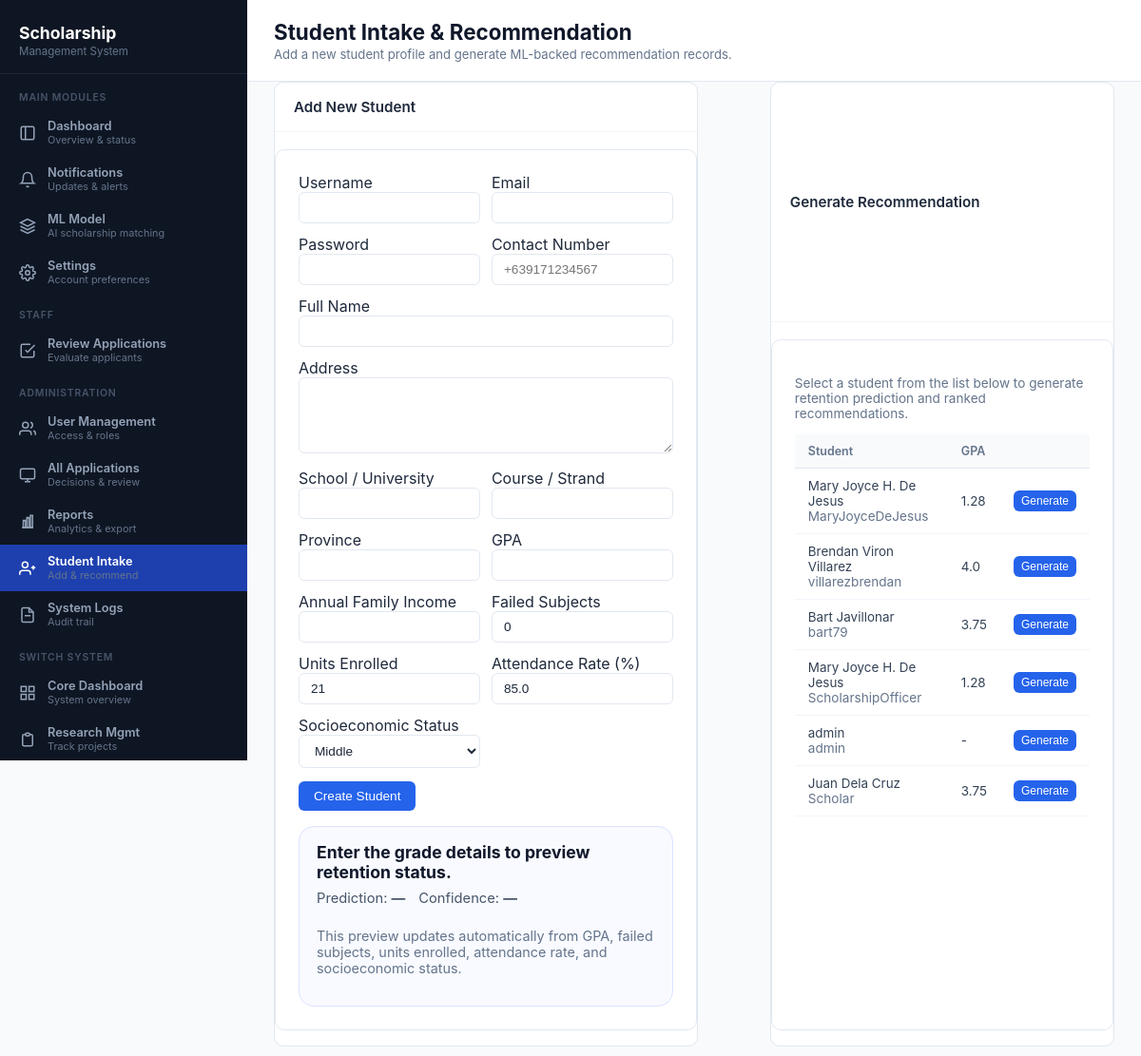
The app's page /scholarshipmanagement/admin/student-intake/ (signed in), older data.
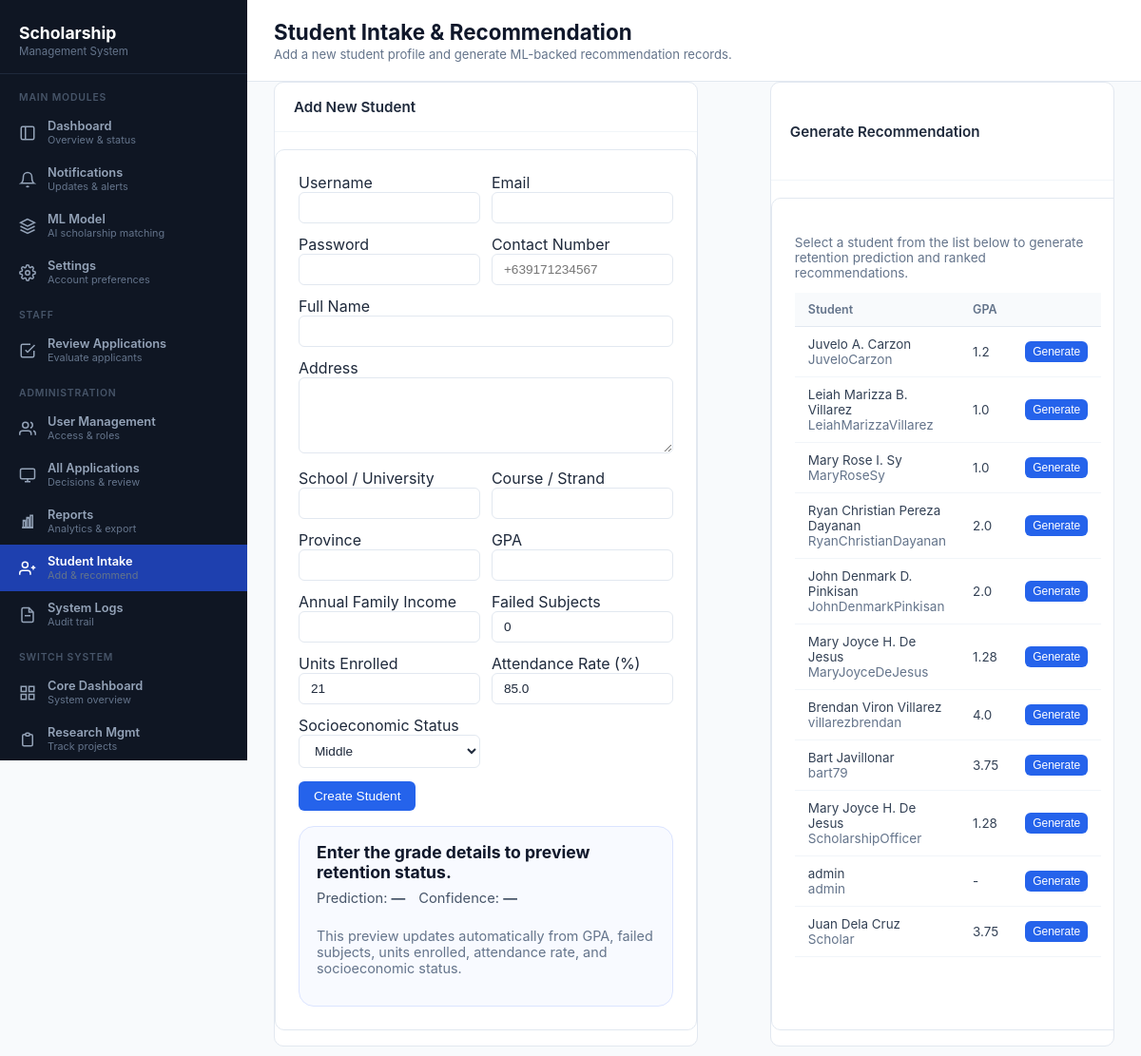
The same page, newer data.
### scholarshipmanagement/models.py (models this page shows, shortened)
class StudentProfile(models.Model):
    STAGE_STATUS_CHOICES = [
        ('incomplete', 'Incomplete'),
        ('complete', 'Complete'),
    ]
    id = models.UUIDField(primary_key=True, default=uuid.uuid4, editable=False)
    user = models.OneToOneField(
        settings.AUTH_USER_MODEL,
        on_delete=models.CASCADE,
        related_name='scholarship_profile'
    )
    stage_1_status = models.CharField(max_length=20, choices=STAGE_STATUS_CHOICES, default='incomplete')
    stage_1_completed_at = models.DateTimeField(null=True, blank=True)
    full_name = models.CharField(max_length=255, blank=True)
    address = models.TextField(blank=True)
    contact_number = models.CharField(max_length=20, blank=True)
    family_background = models.TextField(blank=True)
    school_university = models.CharField(max_length=255, blank=True)
    course_strand = models.CharField(max_length=255, blank=True)
    gpa = models.FloatField(
        null=True, blank=True,
        validators=[MinValueValidator(1.0), MaxValueValidator(5.0)]
    )
    academic_awards = models.TextField(blank=True)
    annual_family_income = models.DecimalField(max_digits=12, decimal_places=2, null=True, blank=True)
    financial_need_score = models.FloatField(
        null=True, blank=True,
        validators=[MinValueValidator(0.0), MaxValueValidator(100.0)]
    )
    failed_subjects = models.PositiveIntegerField(default=0)
    units_enrolled = models.PositiveIntegerField(default=0)
    attendance_rate = models.FloatField(
        default=0.0,
        validators=[MinValueValidator(0.0), MaxValueValidator(100.0)]
    )
    socioeconomic_status = models.CharField(
        max_length=20,
        choices=[('low', 'Low'), ('middle', 'Middle'), ('high', 'High')],
        default='middle'
    )
    province = models.CharField(max_length=100, blank=True)
    location_coords = models.CharField(max_length=100, blank=True)
    all_required_fields_filled = models.BooleanField(default=False)
    all_required_documents_uploaded = models.BooleanField(default=False)
    validation_checks_passed = models.BooleanField(default=False)
    created_at = models.DateTimeField(auto_now_add=True)
    updated_at = models.DateTimeField(auto_now=True)
    class Meta:
        permissions = [
            ("access_scholarship_management_system", "Can access Scholarship Management system"),
            ("view_student_dashboard", "Can view student dashboard"),
            ("manage_scholarship_applications", "Can manage scholarship applications"),
        ]

### core/models.py (models this page shows, shortened)
class CustomUser(AbstractUser):
    id = models.UUIDField(primary_key=True, default=uuid.uuid4, editable=False)
    _first_name = models.CharField(max_length=255, blank=True, db_column='first_name')
    _middle_name = models.CharField(max_length=255, blank=True, db_column='middle_name')
    _last_name = models.CharField(max_length=255, blank=True, db_column='last_name')
    is_email_verified = models.BooleanField(default=False)
    bio = models.TextField(blank=True)
    _phone_number = models.CharField(max_length=255, blank=True, db_column='phone_number')
    avatar = models.ImageField(upload_to='avatars/', null=True, blank=True)
    avatar_url = models.URLField(max_length=500, blank=True, null=True)
    @property
    def first_name(self):
        return decrypt(self._first_name) if self._first_name else ''
    @first_name.setter
    def first_name(self, value):
        self._first_name = encrypt(value) if value else ''
    @property
    def middle_name(self):
        return decrypt(self._middle_name) if self._middle_name else ''
    @middle_name.setter
    def middle_name(self, value):
        self._middle_name = encrypt(value) if value else ''
    @property
    def last_name(self):
        return decrypt(self._last_name) if self._last_name else ''
    @last_name.setter
    def last_name(self, value):
        self._last_name = encrypt(value) if value else ''
    @property
    def phone_number(self):
        return decrypt(self._phone_number) if self._phone_number else ''
    @phone_number.setter
    def phone_number(self, value):
        self._phone_number = encrypt(value) if value else ''

### scholarshipmanagement/views.py (the view, shortened to what this page needs)
# urls.py: path('admin/student-intake/', views.student_intake_recommendations, name='student_intake_recommendations'),
@login_required
@require_system_access
@require_system_role(['admin', 'superadmin'])
def student_intake_recommendations(request):
    current_system = getattr(request, 'current_system', None) or 'scholarshipmanagement'
    user_role = _get_user_role(request)
    intake_form = StudentIntakeForm()
    selected_profile = None
    selected_records = []
    profile_param = request.GET.get('profile')
    if profile_param:
        selected_profile = StudentProfile.objects.filter(id=profile_param).select_related('user').first()
        if selected_profile:
            selected_records = StudentRecommendationRecord.objects.filter(
                student=selected_profile
            ).select_related('scholarship', 'generated_by')[:15]
    recent_profiles = StudentProfile.objects.select_related('user').order_by('-created_at')[:30]
    return render(request, 'scholarshipmanagement/pages/admin/student_intake_recommendations.html', {
        'current_system': current_system,
        'user_role': user_role,
        'intake_form': intake_form,
        'recent_profiles': recent_profiles,
        'selected_profile': selected_profile,
        'selected_records': selected_records,
    })

### core/utils/encryption.py (called while the page is built)
def decrypt(value: str) -> str:
    if not value:
        return ""
    try:
        return fernet.decrypt(value.encode()).decode()
    except InvalidToken:
        return value

### scholarshipmanagement/views.py (called while the page is built)
def _get_user_role(request):
    current_system = getattr(request, 'current_system', None) or 'scholarshipmanagement'
    membership = SystemMembership.objects.filter(
        user=request.user,
        system_name=current_system
    ).first()
    return membership.system_role if membership else None

### scholarshipmanagement/templates/scholarshipmanagement/pages/admin/student_intake_recommendations.html (shortened to what the changed rows need)
{% extends 'scholarshipmanagement/base.html' %}
{% load static %}
{% block extra_head %}
<link rel="stylesheet" href="{% static 'scholarshipmanagement/css/pages/dashboard.css' %}">
{% endblock %}
{% block content %}
<main class="main-content">
  <div class="top-bar">
    <div class="page-header">
      <h1>Student Intake & Recommendation</h1>
    </div>
  </div>
  <div class="intake-layout">
    <section class="content-section section-stack">
      <div class="section-header">
        <h2>Add New Student</h2>
      </div>
    </section>
    <section class="content-section section-stack">
      <div class="section-header">
        <h2>Generate Recommendation</h2>
      </div>
      <div class="card-form">
        <table class="data-table">
          <thead>
            <tr><th>Student</th><th>GPA</th><th></th></tr>
          </thead>
          <tbody>
            {% for p in recent_profiles %}
            <tr>
              <td>{{ p.full_name|default:p.user.username }}<br><span class="muted">{{ p.user.username }}</span></td>
              <td>{{ p.gpa|default:'-' }}</td>
              <td>
                <form method="post" class="inline-form">
                  <button type="submit" class="btn btn-primary btn-xs">Generate</button>
                </form>
              </td>
            </tr>
            {% empty %}
            <tr><td colspan="3" class="empty-cell">No student profiles yet.</td></tr>
            {% endfor %}
          </tbody>
        </table>
      </div>
    </section>
  </div>
</main>
{% endblock %}

Row changes from the older to the newer data that the page shows:
added StudentProfile: full_name "Juvelo A. Carzon", user.username "JuveloCarzon", gpa "1.2"
added StudentProfile: full_name "Leiah Marizza B. Villarez", user.username "LeiahMarizzaVillarez", gpa "1.0"
added StudentProfile: full_name "Mary Rose I. Sy", user.username "MaryRoseSy", gpa "1.0"
added StudentProfile: full_name "Ryan Christian Pereza Dayanan", user.username "RyanChristianDayanan", gpa "2.0"
added StudentProfile: full_name "John Denmark D. Pinkisan", user.username "JohnDenmarkPinkisan", gpa "2.0"
